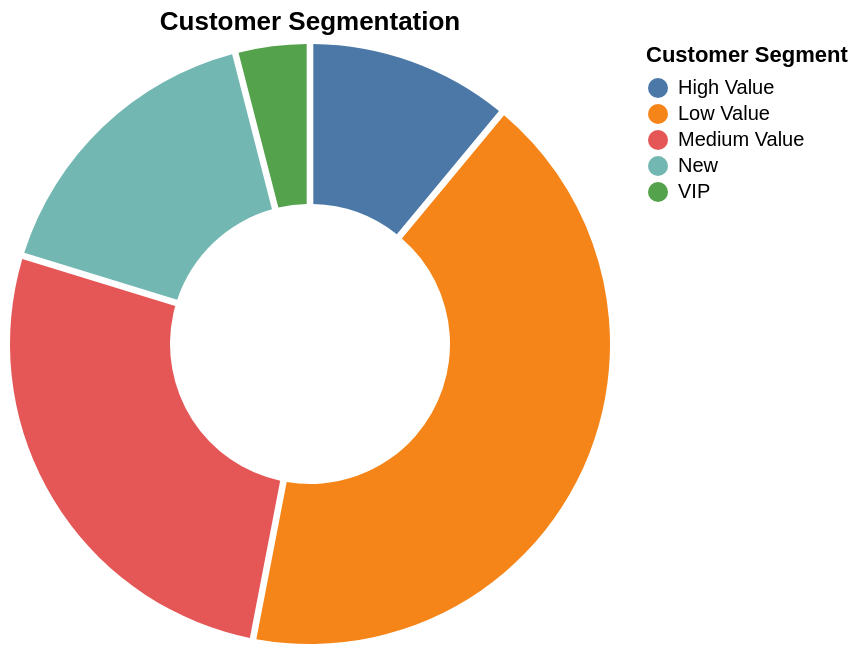

Source (Vega-Lite JSON):
### Vega-Lite specification from a JSON file in a GitHub repository (floating-point values rounded to 4 significant figures)
{"$schema": "https://vega.github.io/schema/vega-lite/v5.json", "description": "Customer segmentation by value", "data": {"values": [{"segment": "VIP", "customers": 850}, {"segment": "High Value", "customers": 2340}, {"segment": "Medium Value", "customers": 5670}, {"segment": "Low Value", "customers": 8920}, {"segment": "New", "customers": 3450}]}, "mark": {"type": "arc", "innerRadius": 70, "padAngle": 0.02}, "encoding": {"theta": {"field": "customers", "type": "quantitative"}, "color": {"field": "segment", "type": "nominal", "scale": {"scheme": "tableau10"}, "legend": {"title": "Customer Segment"}}, "tooltip": [{"field": "segment", "type": "nominal", "title": "Segment"}, {"field": "customers", "type": "quantitative", "title": "Customers", "format": ",.0f"}]}, "title": "Customer Segmentation"}
